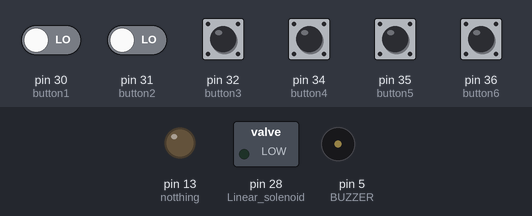
A sketch run on a simulated Arduino Mega 2560, built with avr-gcc and run on an emulated ATmega2560. On the bench: switched loads named in the sketch (green lamp = pin HIGH), output pins drawn as LEDs (lit = HIGH), buzzer (waves = sounding, pin HIGH). The inputs (shaded band) are chosen by the test bench; at power-on: pin 36 (button6) HIGH, pin 30 (button1), pin 31 (button2), pin 32 (button3), pin 34 (button4), pin 35 (button5) LOW. What the sketch prints to the serial monitor is not drawn.

Above: at 6.8 s.
6.9 s: pin 30 (button1) driven HIGH and pin 31 (button2) driven HIGH
Timing chart, 0 to 20.6 s (numbered marks = the images above; inputs shaded):
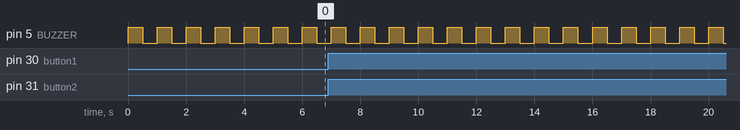

The sketch:

Virgo_fixture_rev1.ino
```cpp
const int LED_GREEN_1 = 37;
const int LED_GREEN_2 = 38;
const int LED_GREEN_3 = 39;
const int LED_GREEN_4 = 40;
const int LED_GREEN_5 = 41;
const int LED_GREEN_6 = 48;
const int LED_GREEN_7 = 43;
const int LED_GREEN_8 = 44;
const int LED_RED_1 = 45;
const int Linear_solenoid = 28;
const int button1 = 30;
const int button2 = 31;
const int button3 = 32;
const int button4 = 34;
const int button5 = 35;
const int button6 = 36;
const int notthing = 13;
const int BUZZER = 5;

bool state_1 = false ;
bool button1_pressed = false;
bool button2_pressed = false;
bool button3_pressed = false;
bool button4_pressed = false;
bool button5_pressed = false;
bool button6_pressed = false;

bool pre_1 = false;
bool pre_2 = false;
bool pre_3 = false;
bool pre_4 = false;
bool pre_5 = false;
bool pre_6 = false;
bool active_buzzer = false ;

unsigned long button1_pressed_time = 0;
unsigned long button2_pressed_time = 0;
unsigned long button3_pressed_time = 0;
unsigned long button4_pressed_time = 0;
unsigned long button5_pressed_time = 0;
unsigned long button6_pressed_time = 0;
unsigned long resetState = 0;

void check_button() {
  button1_pressed = digitalRead(button1) ;
  button2_pressed = digitalRead(button2) ;
  button3_pressed = digitalRead(button3) ;
  button4_pressed = digitalRead(button4) ;
  button5_pressed = digitalRead(button5) ;
  button6_pressed = digitalRead(button6) ;
  if (button1_pressed and button2_pressed and button3_pressed and button4_pressed  and state_1 == false and button5_pressed == false and button6_pressed == false) {
  button1_pressed_time = 0 ;
  button2_pressed_time = 0 ;
  button3_pressed_time = 0 ;
  button4_pressed_time = 0 ;
  button5_pressed_time = 0 ;
  button6_pressed_time = 0 ;
  resetState = millis();
  control_led();
  digitalWrite(BUZZER, 1);
  delay(500);
  digitalWrite(BUZZER, 0);
  digitalWrite(Linear_solenoid,1);
  delay(5000);
  button1_pressed = digitalRead(button1) ;
  button2_pressed = digitalRead(button2) ;
  button3_pressed = digitalRead(button3) ;
  button4_pressed = digitalRead(button4) ;
  button5_pressed = digitalRead(button5) ;
  button6_pressed = digitalRead(button6) ;
  state_1 = true ;
}
  if (button5_pressed and button6_pressed and state_1 and button1_pressed == false and button2_pressed == false and button3_pressed == false and button4_pressed == false  ) {
  init();
  control_led();
  digitalWrite(BUZZER, 1);
  delay(500);
  digitalWrite(BUZZER, 0);
  delay(5000);
  for (int i=0 ;i <= 1 ; i++){
      digitalWrite(BUZZER, 1);
      delay(1000);
      digitalWrite(BUZZER, 0);
      delay(500);
    }
  delay(2000);
  digitalWrite(Linear_solenoid,0);
  button1_pressed = digitalRead(button1) ;
  button2_pressed = digitalRead(button2) ;
  button3_pressed = digitalRead(button3) ;
  button4_pressed = digitalRead(button4) ;
  button5_pressed = digitalRead(button5) ;
  button6_pressed = digitalRead(button6) ;
}
  if ((millis() - resetState > 60000  and state_1  == true  ) and ( button5_pressed == false or  button6_pressed == false )) {
      digitalWrite(LED_RED_1 ,1);
      digitalWrite(BUZZER, 1);
      delay(1000);
      digitalWrite(LED_RED_1 ,0);
      digitalWrite(BUZZER, 0);
      delay(2000);
     digitalWrite(Linear_solenoid,0);
    init();
  }

  if (button1_pressed and pre_1 == false ) {
  button1_pressed_time = millis();
  pre_1 = true;
} else if (button1_pressed == false and pre_1  ){
  button1_pressed_time = 0 ;
  pre_1 = false;
}

if (button2_pressed and pre_2 == false ) {
  button2_pressed_time = millis();
  pre_2 = true;
} else if (button2_pressed == false and pre_2  ){
  button2_pressed_time = 0 ;
  pre_2 = false;
}

if (button3_pressed and pre_3 == false ) {
  button3_pressed_time = millis();
  pre_3 = true;
} else if (button3_pressed == false and pre_3  ){
  button3_pressed_time = 0 ;
  pre_3 = false;
}

if (button4_pressed and pre_4 == false ) {
  button4_pressed_time = millis();
  pre_4 = true;
} else if (button4_pressed == false and pre_4  ){
  button4_pressed_time = 0 ;
  pre_4 = false;
}

}

void control_led() {
  digitalWrite(LED_GREEN_1, button1_pressed);
  digitalWrite(LED_GREEN_2, button2_pressed);
  digitalWrite(LED_GREEN_3, button3_pressed);
  digitalWrite(LED_GREEN_4, button4_pressed);
  digitalWrite(LED_GREEN_5, button5_pressed);
  digitalWrite(LED_GREEN_6, button6_pressed);

}

void control_BUZZER() {


   if ((button1_pressed || button2_pressed || button3_pressed || button4_pressed) and state_1 ) {
    active_buzzer = true;
  }

  if ((button1_pressed || button2_pressed || button3_pressed || button4_pressed) and (button5_pressed || button6_pressed)) {
    active_buzzer = true;
  }
   if ((button5_pressed || button6_pressed ) && state_1 == false) {
    active_buzzer = true;
  }
    if (button1_pressed && millis() - button1_pressed_time  > 3000 ) {
    Serial.println("1 press long");
    active_buzzer = true;
  } else if (button2_pressed && millis() - button2_pressed_time > 3000 ) {
    Serial.println("2 press long");
    active_buzzer = true;
  }else if (button3_pressed && millis() - button3_pressed_time > 3000  ) {
    Serial.println("3 press long");
    active_buzzer = true;
  }else if (button4_pressed && millis() - button4_pressed_time  > 3000 ) {
    Serial.println("4 press long");
    active_buzzer = true;
  }
  if (active_buzzer ) {
    digitalWrite(LED_GREEN_8,0);
    for (int i=0 ;i <= 2 ; i++){
      digitalWrite(LED_RED_1 ,1);
      digitalWrite(BUZZER, 1);
      //tone(BUZZER, 1000);
      delay(500);
      digitalWrite(LED_RED_1 ,0);
      digitalWrite(BUZZER, 0);
      //noTone(BUZZER);
      delay(500);
      active_buzzer = false;
    }
    digitalWrite(LED_GREEN_8,1);
}
}

void init() {
  bool state_1 = false ;
bool button1_pressed = false;
bool button2_pressed = false;
bool button3_pressed = false;
bool button4_pressed = false;
bool button5_pressed = false;
bool button6_pressed = false;

bool pre_1 = false;
bool pre_2 = false;
bool pre_3 = false;
bool pre_4 = false;
bool pre_5 = false;
bool pre_6 = false;
bool active_buzzer = false ;

unsigned long button1_pressed_time = 0;
unsigned long button2_pressed_time = 0;
unsigned long button3_pressed_time = 0;
unsigned long button4_pressed_time = 0;
unsigned long button5_pressed_time = 0;
unsigned long button6_pressed_time = 0;
unsigned long resetState = 0;

}
void setup() {
  Serial.begin(115200);
  button1_pressed = false;
  button2_pressed = false;
  button3_pressed = false;
  button4_pressed = false;
  button5_pressed = false;
  button6_pressed = false;
  digitalWrite(LED_GREEN_1, LOW);
  digitalWrite(LED_GREEN_2, LOW);
  digitalWrite(LED_GREEN_3, LOW);
  digitalWrite(LED_GREEN_4, LOW);
  digitalWrite(LED_GREEN_5, LOW);
  digitalWrite(LED_GREEN_6, LOW);
  digitalWrite(LED_GREEN_7, HIGH);
  digitalWrite(LED_GREEN_8, HIGH);
  digitalWrite(LED_RED_1, LOW);
  digitalWrite(Linear_solenoid, LOW);
  digitalWrite(BUZZER, LOW);
  digitalWrite(notthing,LOW);
  pinMode(button1, INPUT);
  pinMode(button2, INPUT);
  pinMode(button3, INPUT);
  pinMode(button4, INPUT);
  pinMode(button5, INPUT);
  pinMode(button6, INPUT);

  pinMode(Linear_solenoid, OUTPUT);
  pinMode(BUZZER, OUTPUT);
  pinMode(notthing,OUTPUT);
}

void loop() {

  check_button();
  control_led();
  control_BUZZER();
}
```

Measured:
- by itself, pin 5 (BUZZER): alternates HIGH for 0.50 s and LOW for 0.50 s
